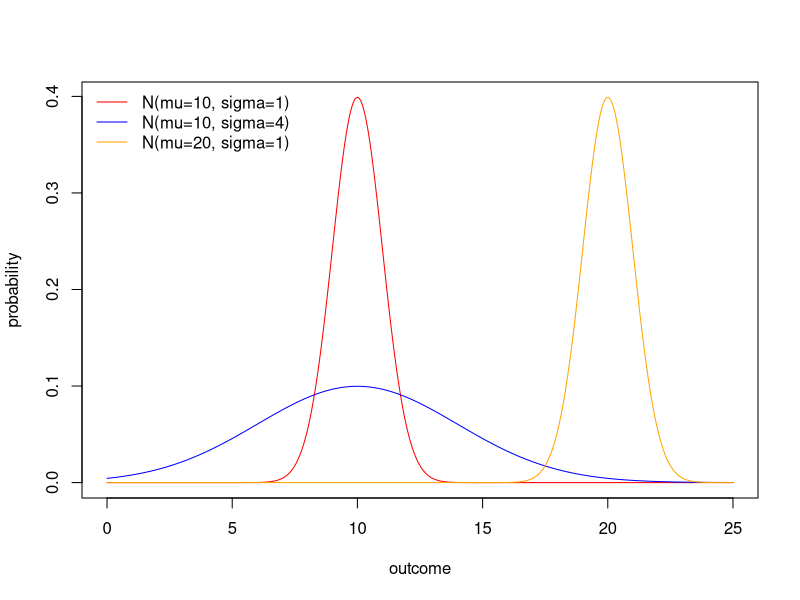
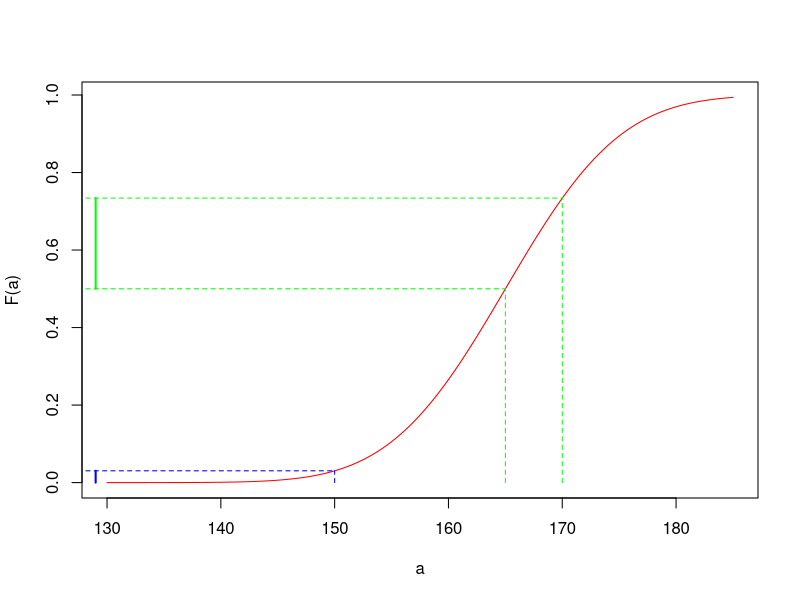
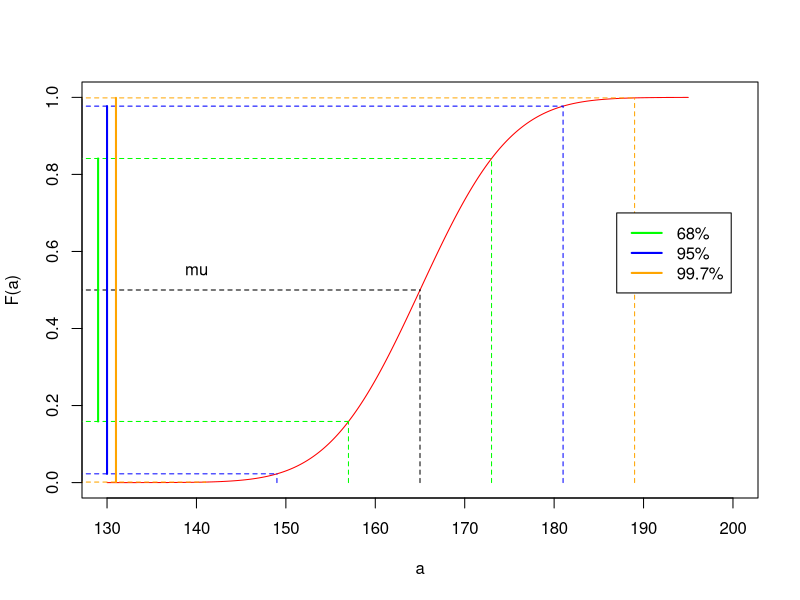
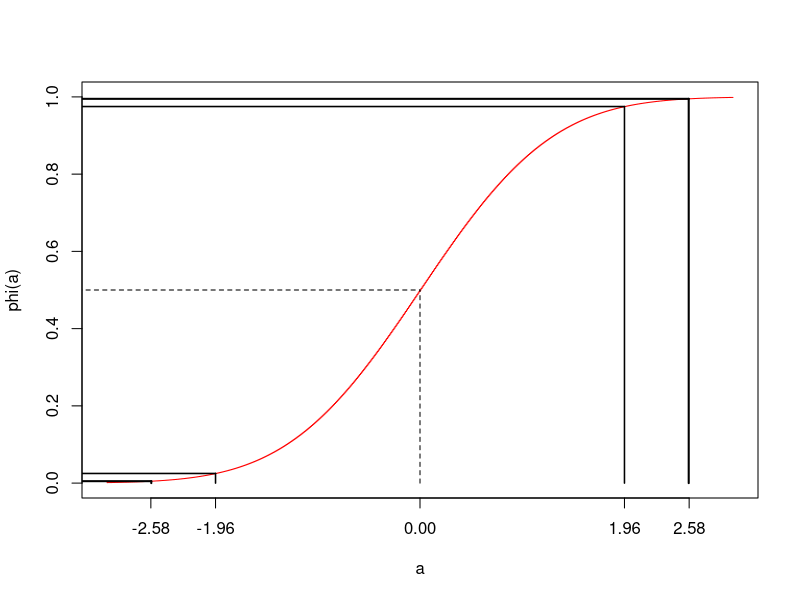

R code for these plots, in order:
## ---- chunk 1
outcome <- seq(0,25,0.01)
probability <- dnorm(outcome,10, 1)
plot(outcome, probability, pch=16,col="red",type="l")
probability <- dnorm(outcome,10, 4)
lines(outcome, probability, pch=16,col="blue")
probability <- dnorm(outcome,20, 1)
lines(outcome, probability, pch=16,col="orange")
legend("topleft", legend=c("N(mu=10, sigma=1)","N(mu=10, sigma=4)","N(mu=20, sigma=1)"), col=c("red", "blue", "orange"), lty=1, bty="n")
## ---- chunk 2
outcome <- seq(130,185,0.01)
probability <- pnorm(outcome,165, 8)
plot(outcome, probability, pch=16,col="red",type="s", ylab="F(a)", xlab="a")



lines(c(150, 150), c(0,pnorm(150,165, 8)), lty=2, col="blue")
lines(c(0, 150), c(pnorm(150,165, 8),pnorm(150,165, 8)), lty=2, col="blue")



lines(c(165,165), c(0,pnorm(165,165, 8)), lty=2, col="green")
lines(c(0, 165), c(pnorm(165,165, 8),pnorm(165,165, 8)), lty=2, col="green")


lines(c(170, 170), c(0,pnorm(170,165, 8)), lty=2, col="green")
lines(c(0, 170), c(pnorm(170,165, 8),pnorm(170,165, 8)), lty=2, col="green")

lines(c(129, 129), c(0,pnorm(150,165, 8)), col="blue", lwd=2)

lines(c(129, 129), c(pnorm(165,165, 8),pnorm(170,165, 8)), col="green", lwd=2)




## ---- chunk 3
outcome <- seq(130,195,0.01)
probability <- pnorm(outcome,165, 8)
plot(outcome, probability, pch=16,col="red",type="s", ylab="F(a)", xlab="a", xlim=c(130, 200))


text(140, 0.55, "mu")

lines(c(165, 165), c(0,0.5), lty=2)
lines(c(0, 165), c(0.5,0.5), lty=2)


zzi <- pnorm(165-8, 165, 8)

lines(c(165-8,165-8), c(0,zzi), lty=2, col="green")
lines(c(0, 165-8), c(zzi, zzi), lty=2, col="green")


zzs <- pnorm(165+8, 165, 8)

lines(c(165+8,165+8), c(0,zzs), lty=2, col="green")
lines(c(0, 165+8), c(zzs, zzs), lty=2, col="green")

lines(c(129, 129), c(zzi, zzs), col="green", lwd=2)




zzi <- pnorm(165-16, 165, 8)

lines(c(165-16,165-16), c(0,zzi), lty=2, col="blue")
lines(c(0, 165-16), c(zzi, zzi), lty=2, col="blue")


zzs <- pnorm(165+16, 165, 8)

lines(c(165+16,165+16), c(0,zzs), lty=2, col="blue")
lines(c(0, 165+16), c(zzs, zzs), lty=2, col="blue")

lines(c(130, 130), c(zzi, zzs), col="blue", lwd=2)




zzi <- pnorm(165-24, 165, 8)

lines(c(165-24,165-24), c(0,zzi), lty=2, col="orange")
lines(c(0, 165-24), c(zzi, zzi), lty=2, col="orange")


zzs <- pnorm(165+24, 165, 8)

lines(c(165+24,165+24), c(0,zzs), lty=2, col="orange")
lines(c(0, 165+24), c(zzs, zzs), lty=2, col="orange")

lines(c(131, 131), c(zzi, zzs), col="orange", lwd=2)

legend(187, 0.7, c("68%", "95%", "99.7%"), lwd=2, col=c("green", "blue", "orange"))



## ---- chunk 4
outcome <- seq(-3,3,0.01)
probability <- pnorm(outcome,0, 1)
plot(outcome, probability, pch=16,col="red",type="s", ylab="phi(a)", xlab="a", xaxt = "n")

axis(1, at = round(c(-qnorm(0.995), -qnorm(0.975), 0, qnorm(0.975), qnorm(0.995)),2), cex.axis=1)



lines(c(0, 0), c(0,0.5), lty=2)
lines(c(-4, 0), c(0.5,0.5), lty=2)


zi <- qnorm(0.975)
qi <- 0.975

lines(c(-zi,-zi), c(0,1-qi), lwd=1.5 )
lines(c(-4,-zi), c(1-qi,1-qi),  lwd=1.5)


lines(c(zi,zi), c(0,qi),  lwd=1.5 )
lines(c(-4,zi), c(qi,qi),  lwd=1.5)


zi <- qnorm(0.995)
qi <- 0.995

lines(c(-zi,-zi), c(0,1-qi), lwd=2 )
lines(c(-4,-zi), c(1-qi,1-qi), lwd=2)


lines(c(zi,zi), c(0,qi),  lwd=2 )
lines(c(-4,zi), c(qi,qi), lwd=2)
